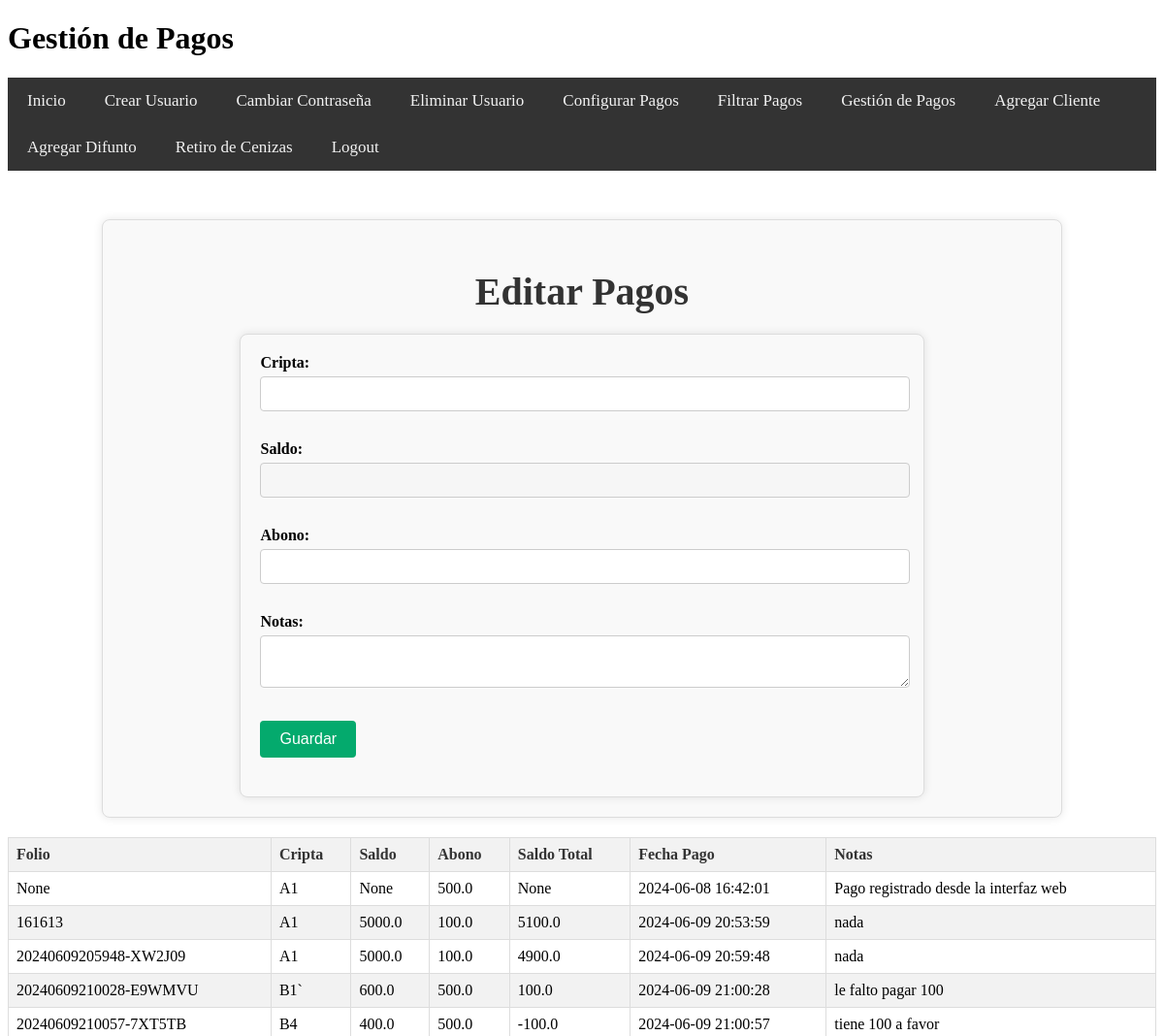
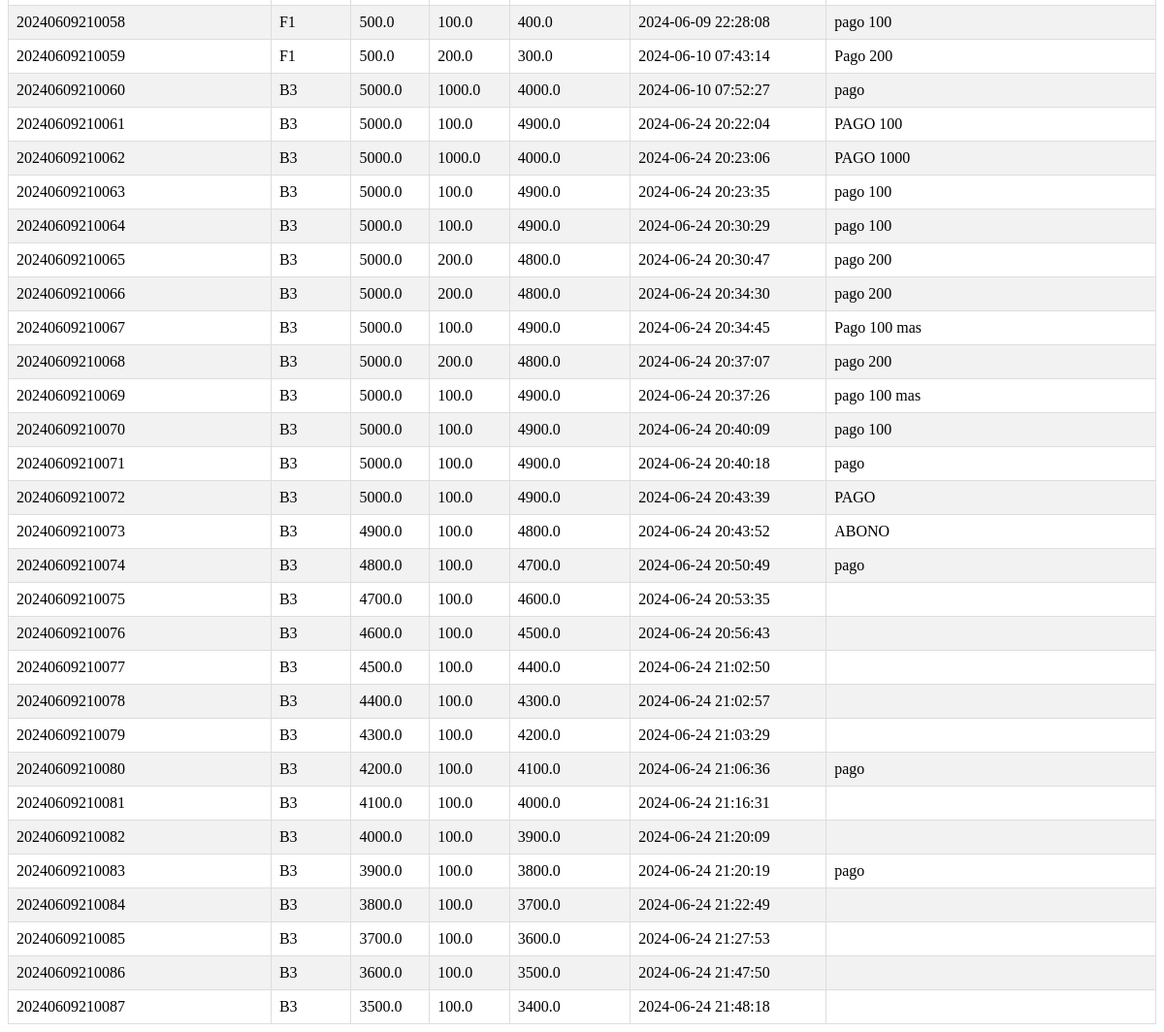
The app's page /pagos_cajero (signed in) with its own data (2 pictures, top to bottom).
### tables this page shows
CREATE TABLE Pagos (
    Folio TEXT PRIMARY KEY,
    Cripta TEXT,
    Saldo REAL,
    Abono REAL,
    Saldo_total REAL,
    Fecha_pago TEXT,
    Notas TEXT,
    FOREIGN KEY (Cripta) REFERENCES Clientes(Cripta)
);

### app.py (the view, shortened to what this page needs)
@app.route('/pagos_cajero', methods=['GET', 'POST'])
@role_required(['cajera', 'admin'])
def pagos_cajero():
    pagos = get_pagos()
    return render_template('pagos.html', pagos=pagos)

### app.py (called while the page is built)
def role_required(allowed_roles):
    def decorator(func):
        @wraps(func)
        def wrapper(*args, **kwargs):
            if 'role' in session and session['role'] in allowed_roles:
                return func(*args, **kwargs)
            else:
                flash('No tienes permiso para acceder a esta página.', 'error')
                return redirect(url_for('login'))  # Redirige a la página de inicio o a donde sea apropiado
        return wrapper
    return decorator

def get_db_connection():
    conn = sqlite3.connect('cripta_administracion.db')
    conn.row_factory = sqlite3.Row
    return conn

def get_pagos():
    conn = get_db_connection()
    cursor = conn.cursor()
    cursor.execute('SELECT * FROM Pagos')
    pagos = cursor.fetchall()
    conn.close()
    return pagos

### templates/pagos.html (shortened to what this page needs)
<!DOCTYPE html>
<html lang="es">
<head>
    <link rel="stylesheet" href="{{ url_for('static', filename='styles.css') }}">
</head>
<body>
    <header>
        <h1>Gestión de Pagos</h1>
        {% if 'username' in session %}
        <nav>
            <ul class="navbar">
                <li><a href="{{ url_for('menu') }}">Inicio</a></li>
                {% if session['role'] == 'admin' %}
                <li><a href="{{ url_for('create_user') }}">Crear Usuario</a></li>
                <li><a href="{{ url_for('change_password') }}">Cambiar Contraseña</a></li>
                <li><a href="{{ url_for('delete_user') }}">Eliminar Usuario</a></li>
                <li><a href="{{ url_for('configurar_pagos') }}">Configurar Pagos</a></li>
                <li><a href="{{ url_for('filtrado_pagos') }}">Filtrar Pagos</a></li>
                {% endif %}
                <li><a href="{{ url_for('pagos_cajero') }}">Gestión de Pagos</a></li>
                <li><a href="{{ url_for('agregar_cliente') }}">Agregar Cliente</a></li>
                <li><a href="{{ url_for('agregar_difunto') }}">Agregar Difunto</a></li>
                <li><a href="{{ url_for('retiro_cenizas') }}">Retiro de Cenizas</a></li>
                <li><a href="{{ url_for('logout') }}">Logout</a></li>
            </ul>
        </nav>
        {% endif %}
    </header>
    <main>
        <div class="change-password-container">
            <h2>Editar Pagos</h2>
            <form method="post">
                <div class="form-group">
                    <label for="cripta">Cripta:</label>
                    <input type="text" id="cripta" name="cripta" required>
                </div>
                <div class="form-group">
                    <label for="saldo">Saldo:</label>
                    <input type="number" id="saldo" name="saldo" required disabled>
                </div>
                <div class="form-group">
                    <label for="abono">Abono:</label>
                    <input type="number" id="abono" name="abono" required>
                </div>
                <div class="form-group">
                    <label for="notas">Notas:</label>
                    <textarea id="notas" name="notas"></textarea>
                </div>
                <div class="form-group">
                    <button type="submit">Guardar</button>
                </div>
            </form>
        </div>
        <table>
            <thead>
                <tr>
                    <th>Folio</th>
                    <th>Cripta</th>
                    <th>Saldo</th>
                    <th>Abono</th>
                    <th>Saldo Total</th>
                    <th>Fecha Pago</th>
                    <th>Notas</th>
                </tr>
            </thead>
            <tbody>
                {% for pago in pagos %}
                <tr>
                    <td>{{ pago['Folio'] }}</td>
                    <td>{{ pago['Cripta'] }}</td>
                    <td>{{ pago['Saldo'] }}</td>
                    <td>{{ pago['Abono'] }}</td>
                    <td>{{ pago['Saldo_total'] }}</td>
                    <td>{{ pago['Fecha_pago'] }}</td>
                    <td>{{ pago['Notas'] }}</td>
                </tr>
                {% endfor %}
            </tbody>
        </table>
    </main>
</body>
</html>

### static/styles.css (style rules this page uses)
nav { background-color: #333; overflow: hidden; }
nav ul { list-style-type: none; margin: 0; padding: 0; text-align: center; }
nav ul li { display: inline; }
nav ul li a { text-decoration: none; color: #fff; padding: 10px 20px; display: inline-block; }
.navbar { background-color: #333; overflow: hidden; }
.navbar a { float: left; display: block; color: #f2f2f2; text-align: center; padding: 14px 20px; text-decoration: none; font-size: 17px; }
form { margin-bottom: 20px; }
form label { display: block; margin-bottom: 5px; font-weight: bold; }
form input[type="text"], form input[type="file"] { width: calc(100% - 12px); padding: 8px; margin-bottom: 10px; border: 1px solid #ccc; border-radius: 4px; font-size: 16px; }
table { width: 100%; border-collapse: collapse; margin-top: 20px; }
table th, table td { border: 1px solid #ddd; padding: 8px; text-align: left; }
table th { background-color: #f2f2f2; color: #333; }
table tr:nth-child(even) { background-color: #f2f2f2; }
h2 { margin-top: 30px; text-align: center; }
.change-password-container { width: 80%; margin: auto; padding: 20px; border: 1px solid #ddd; border-radius: 8px; background-color: #f9f9f9; margin-top: 50px; box-shadow: 0 0 10px rgba(0, 0, 0, 0.1); }
.change-password-container form { width: 70%; margin: auto; }
.form-group { margin-bottom: 20px; }
.form-group label { display: block; margin-bottom: 5px; font-weight: bold; }
.form-group button { background-color: #04AA6D; color: white; border: none; padding: 10px 20px; text-align: center; text-decoration: none; display: inline-block; font-size: 16px; cursor: pointer; border-radius: 4px; }
.change-password-container h2 { font-size: 2em; color: #333; text-align: center; margin-bottom: 20px; }
.form-group select, .form-group input[type="text"], .form-group input[type="number"], .form-group textarea { width: calc(100% - 16px); padding: 8px; margin-bottom: 10px; border: 1px solid #ccc; border-radius: 4px; font-size: 16px; }
.form-group button { background-color: #04AA6D; color: white; border: none; padding: 10px 20px; text-align: center; text-decoration: none; display: inline-block; font-size: 16px; cursor: pointer; border-radius: 4px; transition: background-color 0.3s; }
form { width: 80%; margin: auto; padding: 20px; border: 1px solid #ddd; border-radius: 8px; background-color: #f9f9f9; box-shadow: 0 0 10px rgba(0, 0, 0, 0.1); margin-top: 20px; }
form input[type="text"], form select { width: calc(100% - 22px); padding: 10px; margin-bottom: 10px; border: 1px solid #ccc; border-radius: 4px; font-size: 16px; }
form button { background-color: #04AA6D; color: white; border: none; padding: 10px 20px; font-size: 16px; cursor: pointer; border-radius: 4px; }
table, th, td { border: 1px solid #ddd; padding: 8px; text-align: left; }
th { background-color: #f2f2f2; }

### templates/pagos.html (style rules this page uses)
.change-password-container { width: 80%; margin: auto; padding: 20px; border: 1px solid #ddd; border-radius: 8px; background-color: #f9f9f9; margin-top: 50px; box-shadow: 0 0 10px rgba(0, 0, 0, 0.1); }
.change-password-container h2 { font-size: 2.5em; color: #333; text-align: center; margin-bottom: 20px; }
.change-password-container form { width: 70%; margin: auto; }
.form-group { margin-bottom: 20px; }
.form-group label { display: block; margin-bottom: 5px; font-weight: bold; }
.form-group input[type="text"], .form-group input[type="number"], .form-group textarea { width: calc(100% - 12px); padding: 8px; margin-bottom: 10px; border: 1px solid #ccc; border-radius: 4px; font-size: 16px; }
.form-group button { background-color: #04AA6D; color: white; border: none; padding: 10px 20px; text-align: center; text-decoration: none; display: inline-block; font-size: 16px; cursor: pointer; border-radius: 4px; }
table { width: 100%; border-collapse: collapse; margin-top: 20px; }
table, th, td { border: 1px solid #ddd; }
th, td { padding: 10px; text-align: left; }

### records on screen
Pagos: Folio "None", Cripta "A1", Saldo "None", Abono "500.0", Saldo_total "None", Fecha_pago "2024-06-08 16:42:01", Notas "Pago registrado desde la interfaz web"
Pagos: Folio "161613", Cripta "A1", Saldo "5000.0", Abono "100.0", Saldo_total "5100.0", Fecha_pago "2024-06-09 20:53:59", Notas "nada"
Pagos: Folio "20240609205948-XW2J09", Cripta "A1", Saldo "5000.0", Abono "100.0", Saldo_total "4900.0", Fecha_pago "2024-06-09 20:59:48", Notas "nada"
Pagos: Folio "20240609210028-E9WMVU", Cripta "B1`", Saldo "600.0", Abono "500.0", Saldo_total "100.0", Fecha_pago "2024-06-09 21:00:28", Notas "le falto pagar 100"
Pagos: Folio "20240609210057-7XT5TB", Cripta "B4", Saldo "400.0", Abono "500.0", Saldo_total "-100.0", Fecha_pago "2024-06-09 21:00:57", Notas "tiene 100 a favor"
Pagos: Folio "20240609210058", Cripta "F1", Saldo "500.0", Abono "100.0", Saldo_total "400.0", Fecha_pago "2024-06-09 22:28:08", Notas "pago 100"
Pagos: Folio "20240609210059", Cripta "F1", Saldo "500.0", Abono "200.0", Saldo_total "300.0", Fecha_pago "2024-06-10 07:43:14", Notas "Pago 200"
Pagos: Folio "20240609210060", Cripta "B3", Saldo "5000.0", Abono "1000.0", Saldo_total "4000.0", Fecha_pago "2024-06-10 07:52:27", Notas "pago"
Pagos: Folio "20240609210061", Cripta "B3", Saldo "5000.0", Abono "100.0", Saldo_total "4900.0", Fecha_pago "2024-06-24 20:22:04", Notas "PAGO 100"
Pagos: Folio "20240609210062", Cripta "B3", Saldo "5000.0", Abono "1000.0", Saldo_total "4000.0", Fecha_pago "2024-06-24 20:23:06", Notas "PAGO 1000"
Pagos: Folio "20240609210063", Cripta "B3", Saldo "5000.0", Abono "100.0", Saldo_total "4900.0", Fecha_pago "2024-06-24 20:23:35", Notas "pago 100"
Pagos: Folio "20240609210064", Cripta "B3", Saldo "5000.0", Abono "100.0", Saldo_total "4900.0", Fecha_pago "2024-06-24 20:30:29", Notas "pago 100"
Pagos: Folio "20240609210065", Cripta "B3", Saldo "5000.0", Abono "200.0", Saldo_total "4800.0", Fecha_pago "2024-06-24 20:30:47", Notas "pago 200"
Pagos: Folio "20240609210066", Cripta "B3", Saldo "5000.0", Abono "200.0", Saldo_total "4800.0", Fecha_pago "2024-06-24 20:34:30", Notas "pago 200"
Pagos: Folio "20240609210067", Cripta "B3", Saldo "5000.0", Abono "100.0", Saldo_total "4900.0", Fecha_pago "2024-06-24 20:34:45", Notas "Pago 100 mas"
Pagos: Folio "20240609210068", Cripta "B3", Saldo "5000.0", Abono "200.0", Saldo_total "4800.0", Fecha_pago "2024-06-24 20:37:07", Notas "pago 200"
Pagos: Folio "20240609210069", Cripta "B3", Saldo "5000.0", Abono "100.0", Saldo_total "4900.0", Fecha_pago "2024-06-24 20:37:26", Notas "pago 100 mas"
Pagos: Folio "20240609210070", Cripta "B3", Saldo "5000.0", Abono "100.0", Saldo_total "4900.0", Fecha_pago "2024-06-24 20:40:09", Notas "pago 100"
Pagos: Folio "20240609210071", Cripta "B3", Saldo "5000.0", Abono "100.0", Saldo_total "4900.0", Fecha_pago "2024-06-24 20:40:18", Notas "pago"
Pagos: Folio "20240609210072", Cripta "B3", Saldo "5000.0", Abono "100.0", Saldo_total "4900.0", Fecha_pago "2024-06-24 20:43:39", Notas "PAGO"
Pagos: Folio "20240609210073", Cripta "B3", Saldo "4900.0", Abono "100.0", Saldo_total "4800.0", Fecha_pago "2024-06-24 20:43:52", Notas "ABONO"
Pagos: Folio "20240609210074", Cripta "B3", Saldo "4800.0", Abono "100.0", Saldo_total "4700.0", Fecha_pago "2024-06-24 20:50:49", Notas "pago"
Pagos: Folio "20240609210075", Cripta "B3", Saldo "4700.0", Abono "100.0", Saldo_total "4600.0", Fecha_pago "2024-06-24 20:53:35"
Pagos: Folio "20240609210076", Cripta "B3", Saldo "4600.0", Abono "100.0", Saldo_total "4500.0", Fecha_pago "2024-06-24 20:56:43"
Pagos: Folio "20240609210077", Cripta "B3", Saldo "4500.0", Abono "100.0", Saldo_total "4400.0", Fecha_pago "2024-06-24 21:02:50"
Pagos: Folio "20240609210078", Cripta "B3", Saldo "4400.0", Abono "100.0", Saldo_total "4300.0", Fecha_pago "2024-06-24 21:02:57"
Pagos: Folio "20240609210079", Cripta "B3", Saldo "4300.0", Abono "100.0", Saldo_total "4200.0", Fecha_pago "2024-06-24 21:03:29"
Pagos: Folio "20240609210080", Cripta "B3", Saldo "4200.0", Abono "100.0", Saldo_total "4100.0", Fecha_pago "2024-06-24 21:06:36", Notas "pago"
Pagos: Folio "20240609210081", Cripta "B3", Saldo "4100.0", Abono "100.0", Saldo_total "4000.0", Fecha_pago "2024-06-24 21:16:31"
Pagos: Folio "20240609210082", Cripta "B3", Saldo "4000.0", Abono "100.0", Saldo_total "3900.0", Fecha_pago "2024-06-24 21:20:09"
Pagos: Folio "20240609210083", Cripta "B3", Saldo "3900.0", Abono "100.0", Saldo_total "3800.0", Fecha_pago "2024-06-24 21:20:19", Notas "pago"
Pagos: Folio "20240609210084", Cripta "B3", Saldo "3800.0", Abono "100.0", Saldo_total "3700.0", Fecha_pago "2024-06-24 21:22:49"
Pagos: Folio "20240609210085", Cripta "B3", Saldo "3700.0", Abono "100.0", Saldo_total "3600.0", Fecha_pago "2024-06-24 21:27:53"
Pagos: Folio "20240609210086", Cripta "B3", Saldo "3600.0", Abono "100.0", Saldo_total "3500.0", Fecha_pago "2024-06-24 21:47:50"
Pagos: Folio "20240609210087", Cripta "B3", Saldo "3500.0", Abono "100.0", Saldo_total "3400.0", Fecha_pago "2024-06-24 21:48:18"
